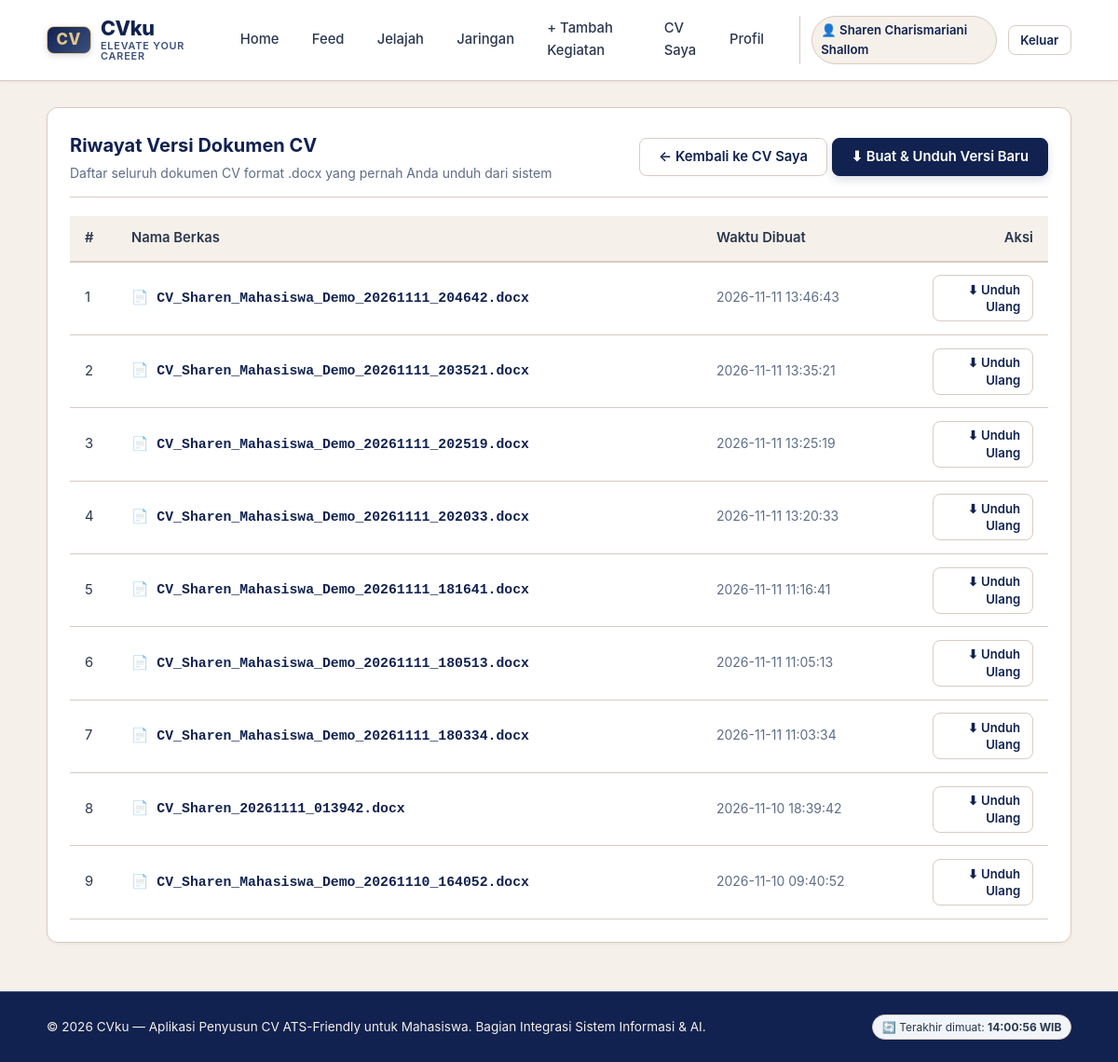
Before: /cv/riwayat (signed in) with the older database file.
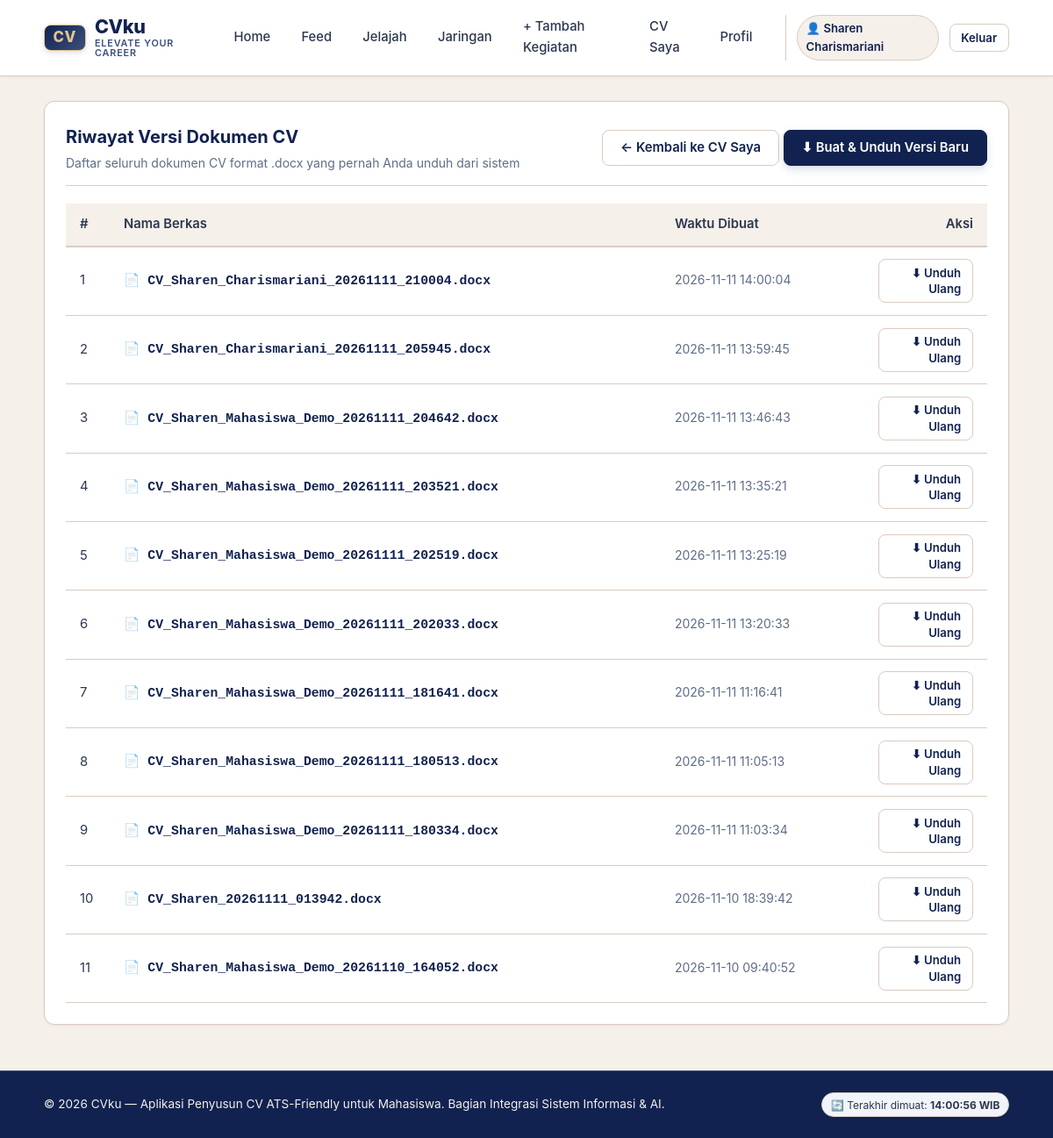
After: the same page with the newer database file.
### tables this page shows
CREATE TABLE versi_cv (
  id INTEGER PRIMARY KEY AUTOINCREMENT,
  id_pengguna INTEGER NOT NULL REFERENCES pengguna(id),
  nama_file TEXT NOT NULL, dibuat_pada TEXT DEFAULT CURRENT_TIMESTAMP);

### app.py (the view)
@app.route("/cv/riwayat")
@mahasiswa_required
def cv_riwayat_page():
    user_id = session["user_id"]
    versi_list = db.daftar_versi_cv(user_id)
    return render_template("cv_riwayat.html", versi_list=versi_list)

### app.py (called while the page is built)
@app.after_request
def add_no_cache_headers(response):
    response.headers["Cache-Control"] = "no-cache, no-store, must-revalidate, max-age=0"
    response.headers["Pragma"] = "no-cache"
    response.headers["Expires"] = "0"
    return response

@app.context_processor
def inject_waktu_server():
    return {
        "waktu_refresh": datetime.datetime.now().strftime("%H:%M:%S")
    }

def pengguna_required(f):
    @wraps(f)
    def decorated_function(*args, **kwargs):
        if not session.get("user_id"):
            flash("Silakan masuk terlebih dahulu untuk mengakses halaman ini.", "warning")
            return redirect(url_for("login", next=request.path))
        return f(*args, **kwargs)
    return decorated_function

### db.py (called while the page is built)
def koneksi():
    con = sqlite3.connect(DB_PATH)
    con.row_factory = sqlite3.Row
    con.execute("PRAGMA foreign_keys = ON")
    return con

def _semua(sql, args=()):
    con = koneksi()
    try:
        return [dict(r) for r in con.execute(sql, args).fetchall()]
    finally:
        con.close()

def daftar_versi_cv(id_pengguna):
    return _semua("SELECT * FROM versi_cv WHERE id_pengguna=? ORDER BY id DESC", (id_pengguna,))

### templates/cv_riwayat.html (shortened to what this page needs)
{% extends "base.html" %}
{% block content %}
<div class="card">
  <div class="card-header">
    <div>
      <h1 class="card-title">Riwayat Versi Dokumen CV</h1>
      <p class="card-subtitle">Daftar seluruh dokumen CV format .docx yang pernah Anda unduh dari sistem</p>
    </div>
    <div>
      <a href="{{ url_for('cv_preview_page') }}" class="btn btn-outline">← Kembali ke CV Saya</a>
      <a href="{{ url_for('unduh_cv_action') }}" class="btn btn-primary">⬇ Buat &amp; Unduh Versi Baru</a>
    </div>
  </div>
  {% if versi_list %}
    <div class="table-responsive">
      <table class="table">
        <thead>
          <tr>
            <th style="width: 50px;">#</th>
            <th>Nama Berkas</th>
            <th>Waktu Dibuat</th>
            <th style="text-align: right; width: 140px;">Aksi</th>
          </tr>
        </thead>
        <tbody>
          {% for v in versi_list %}
            <tr>
              <td>{{ loop.index }}</td>
              <td>
                <span style="font-weight: 600; font-family: monospace; color: var(--dark);">📄 {{ v.nama_file }}</span>
              </td>
              <td>
                <span style="color: var(--muted); font-size: 0.875rem;">{{ v.dibuat_pada }}</span>
              </td>
              <td style="text-align: right;">
                <a href="{{ url_for('unduh_ulang_cv_action', id=v.id) }}" class="btn btn-outline btn-sm">
                  ⬇ Unduh Ulang
                </a>
              </td>
            </tr>
          {% endfor %}
        </tbody>
      </table>
    </div>
  {% endif %}
</div>
{% endblock %}

Changed rows visible on the page:
added versi_cv: nama_file "CV_Sharen_Charismariani_20261111_210004.docx", dibuat_pada "2026-11-11 14:00:04"
added versi_cv: nama_file "CV_Sharen_Charismariani_20261111_205945.docx", dibuat_pada "2026-11-11 13:59:45"
Other visible differences:
{{ session.get('nama') or session.get('username') }}: "Sharen Charismariani Shallom" → "Sharen Charismariani"
